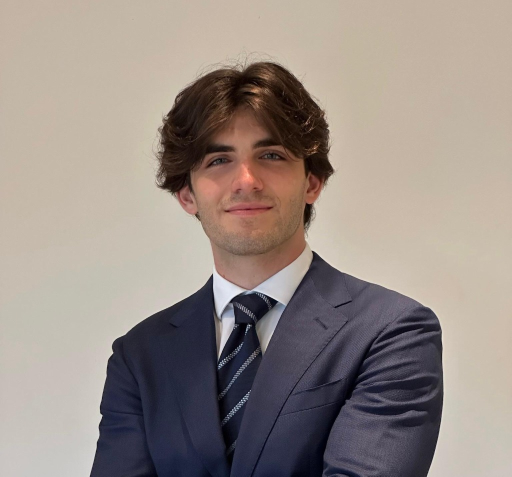
#> input picture src/assets/lorenzo.jpg, 1024 x 953 px (shown at 1/2 size)
$ python extract_color.py src/assets/lorenzo.jpg
#> lines starting #> are read from the running program, lines starting #| are printed output that depends on the picture
from PIL import Image
from collections import Counter
import sys

def get_dominant_color(image_path):
#> called with image_path = 'src/assets/lorenzo.jpg'
    try:
        img = Image.open(image_path)
#> img is the input picture: PIL image 1024x953 RGB; mean R, G, B 152, 140.9, 134.4
        img = img.convert("RGBA")
#> img: PIL image 1024x953 RGBA

        # Resize for faster processing
        img = img.resize((100, 100))
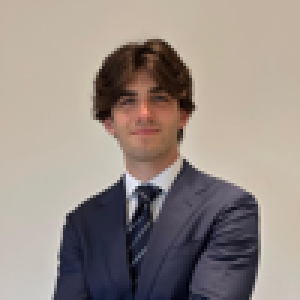
#> img: PIL image 100x100 RGBA (shown 3 times larger); mean R, G, B, A 152, 140.9, 134.4, 255

        pixels = list(img.getdata())
#> pixels = 10000 items, first 6: (194, 178, 163, 255), (195, 179, 164, 255), (195, 179, 164, 255), (195, 179, 164, 255), (194, 178, 163, 255), (195, 179, 164, 255)

        # Filter out transparent or near-white/black pixels to find the blue
        valid_pixels = []
        for r, g, b, a in pixels:
            if a < 128: continue # Skip transparent
            if r > 240 and g > 240 and b > 240: continue # Skip white
            if r < 20 and g < 20 and b < 20: continue # Skip black
            valid_pixels.append((r, g, b))
#> this loop made 10000 passes
#> (r, g, b) on passes 1 to 3: (194, 178, 163), (195, 179, 164), (195, 179, 164)
#> after the loop, valid_pixels = 9964 items, first 6: (194, 178, 163), (195, 179, 164), (195, 179, 164), (195, 179, 164), (194, 178, 163), (195, 179, 164)

        if not valid_pixels:
            print("No colored pixels found")
            return

        counts = Counter(valid_pixels)
#> counts = 3866 items
        most_common = counts.most_common(5)
#> most_common = [((195, 183, 167), 328), ((196, 184, 168), 241), ((194, 178, 162), 225), ((195, 179, 163), 202), ((194, 182, 166), 198)]

        print("Dominant colors found:")
        for color, count in most_common:
            hex_color = '#{:02x}{:02x}{:02x}'.format(*color)
            print(f"Hex: {hex_color} (Count: {count})")
#> this loop made 5 passes
#> (color, count, hex_color) on passes 1 to 5: ((195, 183, 167), 328, '#c3b7a7'), ((196, 184, 168), 241, '#c4b8a8'), ((194, 178, 162), 225, '#c2b2a2'), ((195, 179, 163), 202, '#c3b3a3'), ((194, 182, 166), 198, '#c2b6a6')
#| Hex: #c3b7a7 (Count: 328)
#| Hex: #c4b8a8 (Count: 241)
#| Hex: #c2b2a2 (Count: 225)
#| Hex: #c3b3a3 (Count: 202)
#| Hex: #c2b6a6 (Count: 198)

    except Exception as e:
        print(f"Error: {e}")

if __name__ == "__main__":
    if len(sys.argv) > 1:
        get_dominant_color(sys.argv[1])
    else:
        print("Usage: python extract_color.py <image_path>")
